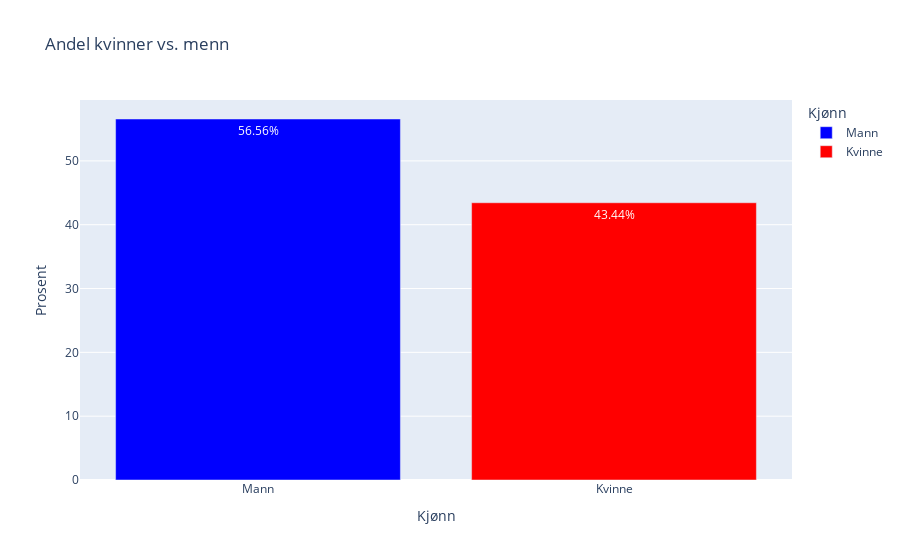

The code cell stored with this chart in its notebook:
### Markdown cell above
# Visualisering

## (Ikke-helserelaterte variabler)

#### Kjønnsrelaterte sammenhenger
Vi ønsker å få en oversikt over andel pasienter som er kvinner og menn

### Code cell
kjonn_data = pd.melt(X_train, value_vars=["kjønn_female", "kjønn_male"], var_name="Kjønn", value_name="Verdi")

kjonn_data['Kjønn'] = kjonn_data['Kjønn'].map({'kjønn_female': 'Kvinne', 'kjønn_male': 'Mann'})

kjonn_data = kjonn_data[kjonn_data['Verdi'] == 1]

total_count = kjonn_data.shape[0]
kjonn_percent = kjonn_data['Kjønn'].value_counts(normalize=True) * 100
kjonn_percent = kjonn_percent.reset_index()
kjonn_percent.columns = ['Kjønn', 'Prosent']

kjonn_figure = px.bar(kjonn_percent, x='Kjønn', y='Prosent', 
                      title='Andel kvinner vs. menn',
                      color='Kjønn',
                      color_discrete_map={"Kvinne": "red", "Mann": "blue"},
                      text='Prosent') 

kjonn_figure.update_traces(texttemplate='%{text:.2f}%', textposition='inside')

kjonn_figure.show()

### Figure 1 — Plotly figure (JSON) as saved in the notebook; plotly's stock layout.template omitted (floating-point values rounded to 4 significant figures)
{"data": [{"alignmentgroup": "True", "hovertemplate": "Kjønn=%{x}<br>Prosent=%{text}<extra></extra>", "legendgroup": "Mann", "marker": {"color": "blue", "pattern": {"shape": ""}}, "name": "Mann", "offsetgroup": "Mann", "orientation": "v", "showlegend": true, "text": [56.56], "textposition": "inside", "texttemplate": "%{text:.2f}%", "type": "bar", "x": ["Mann"], "xaxis": "x", "y": [56.56], "yaxis": "y"}, {"alignmentgroup": "True", "hovertemplate": "Kjønn=%{x}<br>Prosent=%{text}<extra></extra>", "legendgroup": "Kvinne", "marker": {"color": "red", "pattern": {"shape": ""}}, "name": "Kvinne", "offsetgroup": "Kvinne", "orientation": "v", "showlegend": true, "text": [43.44], "textposition": "inside", "texttemplate": "%{text:.2f}%", "type": "bar", "x": ["Kvinne"], "xaxis": "x", "y": [43.44], "yaxis": "y"}], "layout": {"barmode": "relative", "legend": {"title": {"text": "Kjønn"}, "tracegroupgap": 0}, "title": {"text": "Andel kvinner vs. menn"}, "xaxis": {"anchor": "y", "categoryarray": ["Mann", "Kvinne"], "categoryorder": "array", "domain": [0, 1], "title": {"text": "Kjønn"}}, "yaxis": {"anchor": "x", "domain": [0, 1], "title": {"text": "Prosent"}}}}
